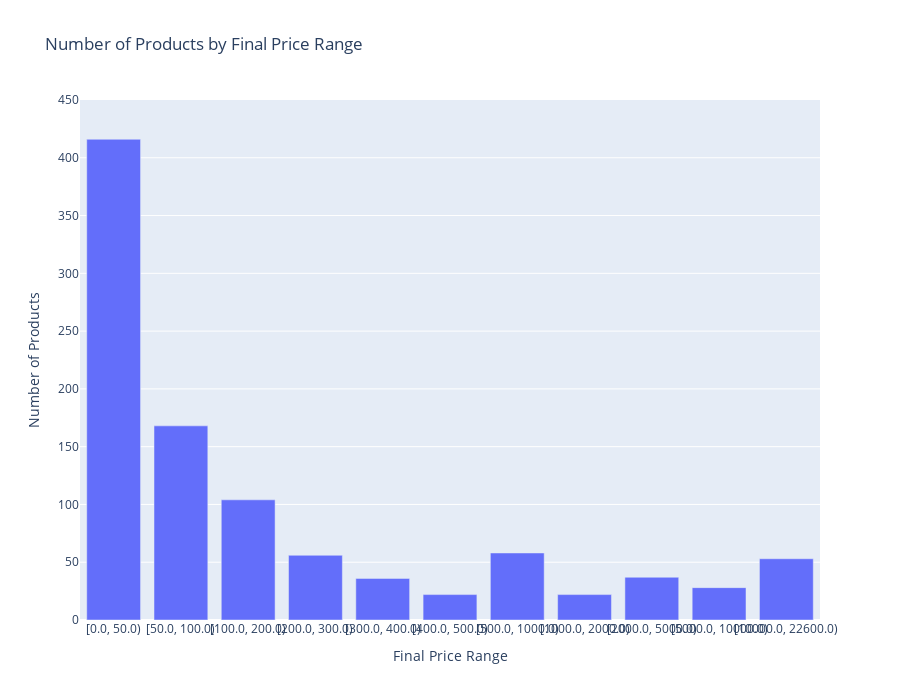

The notebook cell this image was saved under:
### Code cell
# Suppose you want 10 bins for final_price:-IMPROVEMENT IN THE X AXIS
bins = [0, 50, 100, 200, 300, 400, 500, 1000, 2000, 5000,10000, df['final_price'].max()+1]

# Create a binned column for final_price
df['price_bin'] = pd.cut(df['final_price'], bins=bins, include_lowest=True, right=False)

# Count how many products fall into each price bin
price_bin_counts = df['price_bin'].value_counts().sort_index()

# Build the bar chart in Plotly
fig = px.bar(
    x=price_bin_counts.index.astype(str),  # Convert bins to string for x-axis
    y=price_bin_counts.values,
    title='Number of Products by Final Price Range',
    
    labels={'x': 'Final Price Range', 'y': 'Number of Products'},
    height=700
)

# Rotate the x-axis labels and set y-axis limit to 450
fig.update_layout(
    xaxis=dict(tick0=3, dtick=0.15, tickangle=0),
    yaxis=dict(range=[0, 450]),
)

fig.show()

### Figure 1 — Plotly figure (JSON) as saved in the notebook; plotly's stock layout.template omitted (floating-point values rounded to 4 significant figures)
{"data": [{"hovertemplate": "Final Price Range=%{x}<br>Number of Products=%{y}<extra></extra>", "legendgroup": "", "marker": {"color": "#636efa", "pattern": {"shape": ""}}, "name": "", "orientation": "v", "showlegend": false, "textposition": "auto", "type": "bar", "x": ["[0.0, 50.0)", "[50.0, 100.0)", "[100.0, 200.0)", "[200.0, 300.0)", "[300.0, 400.0)", "[400.0, 500.0)", "[500.0, 1000.0)", "[1000.0, 2000.0)", "[2000.0, 5000.0)", "[5000.0, 10000.0)", "[10000.0, 22600.0)"], "xaxis": "x", "y": [416, 168, 104, 56, 36, 22, 58, 22, 37, 28, 53], "yaxis": "y"}], "layout": {"barmode": "relative", "height": 700, "legend": {"tracegroupgap": 0}, "title": {"text": "Number of Products by Final Price Range"}, "xaxis": {"anchor": "y", "domain": [0, 1], "dtick": 0.15, "tick0": 3, "tickangle": 0, "title": {"text": "Final Price Range"}}, "yaxis": {"anchor": "x", "domain": [0, 1], "range": [0, 450], "title": {"text": "Number of Products"}}}}
